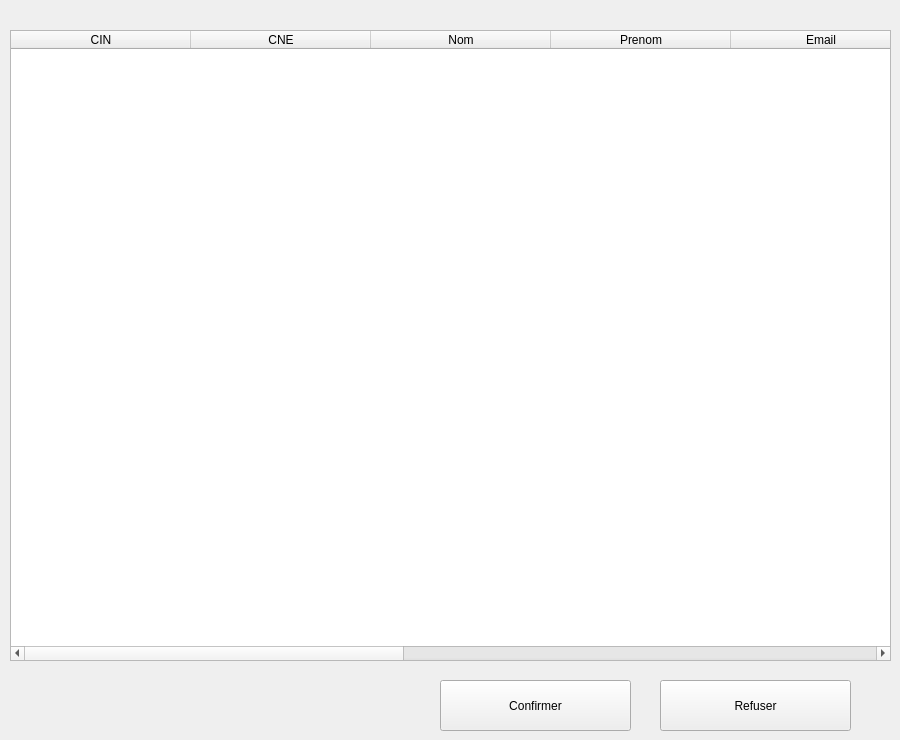
   <widget class="QWidget" name="tab">
    <attribute name="title">
     <string>Tab 1</string>
    </attribute>
    <widget class="QTableWidget" name="tableWidget_2">
     <property name="geometry">
      <rect>
       <x>10</x>
       <y>30</y>
       <width>881</width>
       <height>631</height>
      </rect>
     </property>
     <attribute name="horizontalHeaderDefaultSectionSize">
      <number>180</number>
     </attribute>
     <column>
      <property name="text">
       <string>CIN</string>
      </property>
     </column>
     <column>
      <property name="text">
       <string>CNE</string>
      </property>
     </column>
     <column>
      <property name="text">
       <string>Nom</string>
      </property>
     </column>
     <column>
      <property name="text">
       <string>Prenom</string>
      </property>
     </column>
     <column>
      <property name="text">
       <string>Email</string>
      </property>
     </column>
     <column>
      <property name="text">
       <string>Téléphone</string>
      </property>
     </column>
     <column>
      <property name="text">
       <string>Date de naissance</string>
      </property>
     </column>
     <column>
      <property name="text">
       <string>Sexe</string>
      </property>
     </column>
     <column>
      <property name="text">
       <string>Année</string>
      </property>
     </column>
    </widget>
    <widget class="QPushButton" name="pushButton_16">
     <property name="geometry">
      <rect>
       <x>440</x>
       <y>680</y>
       <width>191</width>
       <height>51</height>
      </rect>
     </property>
     <property name="text">
      <string>Confirmer</string>
     </property>
    </widget>
    <widget class="QPushButton" name="pushButton_17">
     <property name="geometry">
      <rect>
       <x>660</x>
       <y>680</y>
       <width>191</width>
       <height>51</height>
      </rect>
     </property>
     <property name="text">
      <string>Refuser</string>
     </property>
    </widget>
   </widget>
